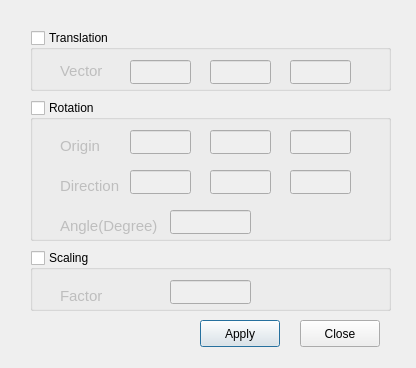
<?xml version="1.0" encoding="UTF-8"?>
<ui version="4.0">
 <class>MCCADGUI_TransformDialog</class>
 <widget class="QDialog" name="MCCADGUI_TransformDialog">
  <property name="geometry">
   <rect>
    <x>0</x>
    <y>0</y>
    <width>416</width>
    <height>368</height>
   </rect>
  </property>
  <property name="sizePolicy">
   <sizepolicy hsizetype="Minimum" vsizetype="Minimum">
    <horstretch>0</horstretch>
    <verstretch>0</verstretch>
   </sizepolicy>
  </property>
  <property name="minimumSize">
   <size>
    <width>220</width>
    <height>10</height>
   </size>
  </property>
  <property name="baseSize">
   <size>
    <width>0</width>
    <height>0</height>
   </size>
  </property>
  <property name="windowTitle">
   <string>Transformation</string>
  </property>
  <widget class="QGroupBox" name="gb_tsl">
   <property name="geometry">
    <rect>
     <x>30</x>
     <y>30</y>
     <width>361</width>
     <height>61</height>
    </rect>
   </property>
   <property name="title">
    <string>Translation</string>
   </property>
   <property name="checkable">
    <bool>true</bool>
   </property>
   <property name="checked">
    <bool>false</bool>
   </property>
   <widget class="QLabel" name="label_2">
    <property name="geometry">
     <rect>
      <x>30</x>
      <y>30</y>
      <width>51</width>
      <height>21</height>
     </rect>
    </property>
    <property name="font">
     <font>
      <pointsize>11</pointsize>
     </font>
    </property>
    <property name="text">
     <string>Vector</string>
    </property>
   </widget>
   <widget class="QLineEdit" name="le_tsl_x">
    <property name="geometry">
     <rect>
      <x>100</x>
      <y>30</y>
      <width>61</width>
      <height>24</height>
     </rect>
    </property>
   </widget>
   <widget class="QLineEdit" name="le_tsl_y">
    <property name="geometry">
     <rect>
      <x>180</x>
      <y>30</y>
      <width>61</width>
      <height>24</height>
     </rect>
    </property>
   </widget>
   <widget class="QLineEdit" name="le_tsl_z">
    <property name="geometry">
     <rect>
      <x>260</x>
      <y>30</y>
      <width>61</width>
      <height>24</height>
     </rect>
    </property>
   </widget>
  </widget>
  <widget class="QPushButton" name="Btn_apply">
   <property name="geometry">
    <rect>
     <x>200</x>
     <y>320</y>
     <width>80</width>
     <height>27</height>
    </rect>
   </property>
   <property name="text">
    <string>Apply</string>
   </property>
  </widget>
  <widget class="QPushButton" name="Btn_close">
   <property name="geometry">
    <rect>
     <x>300</x>
     <y>320</y>
     <width>80</width>
     <height>27</height>
    </rect>
   </property>
   <property name="text">
    <string>Close</string>
   </property>
  </widget>
  <widget class="QGroupBox" name="gb_scl">
   <property name="geometry">
    <rect>
     <x>30</x>
     <y>250</y>
     <width>361</width>
     <height>61</height>
    </rect>
   </property>
   <property name="title">
    <string>Scaling</string>
   </property>
   <property name="checkable">
    <bool>true</bool>
   </property>
   <property name="checked">
    <bool>false</bool>
   </property>
   <widget class="QLabel" name="label_10">
    <property name="geometry">
     <rect>
      <x>30</x>
      <y>30</y>
      <width>111</width>
      <height>31</height>
     </rect>
    </property>
    <property name="font">
     <font>
      <pointsize>11</pointsize>
     </font>
    </property>
    <property name="text">
     <string>Factor</string>
    </property>
   </widget>
   <widget class="QLineEdit" name="le_scl_ft">
    <property name="geometry">
     <rect>
      <x>140</x>
      <y>30</y>
      <width>81</width>
      <height>24</height>
     </rect>
    </property>
   </widget>
  </widget>
  <widget class="QGroupBox" name="gb_rt">
   <property name="geometry">
    <rect>
     <x>30</x>
     <y>100</y>
     <width>361</width>
     <height>141</height>
    </rect>
   </property>
   <property name="title">
    <string>Rotation</string>
   </property>
   <property name="checkable">
    <bool>true</bool>
   </property>
   <property name="checked">
    <bool>false</bool>
   </property>
   <widget class="QLabel" name="label_7">
    <property name="geometry">
     <rect>
      <x>30</x>
      <y>30</y>
      <width>61</width>
      <height>31</height>
     </rect>
    </property>
    <property name="font">
     <font>
      <pointsize>11</pointsize>
     </font>
    </property>
    <property name="text">
     <string>Origin</string>
    </property>
   </widget>
   <widget class="QLineEdit" name="le_rt_org_z">
    <property name="geometry">
     <rect>
      <x>260</x>
      <y>30</y>
      <width>61</width>
      <height>24</height>
     </rect>
    </property>
   </widget>
   <widget class="QLineEdit" name="le_rt_org_y">
    <property name="geometry">
     <rect>
      <x>180</x>
      <y>30</y>
      <width>61</width>
      <height>24</height>
     </rect>
    </property>
   </widget>
   <widget class="QLineEdit" name="le_rt_org_x">
    <property name="geometry">
     <rect>
      <x>100</x>
      <y>30</y>
      <width>61</width>
      <height>24</height>
     </rect>
    </property>
   </widget>
   <widget class="QLineEdit" name="le_rt_dir_y">
    <property name="geometry">
     <rect>
      <x>180</x>
      <y>70</y>
      <width>61</width>
      <height>24</height>
     </rect>
    </property>
   </widget>
   <widget class="QLineEdit" name="le_rt_dir_z">
    <property name="geometry">
     <rect>
      <x>260</x>
      <y>70</y>
      <width>61</width>
      <height>24</height>
     </rect>
    </property>
   </widget>
   <widget class="QLineEdit" name="le_rt_dir_x">
    <property name="geometry">
     <rect>
      <x>100</x>
      <y>70</y>
      <width>61</width>
      <height>24</height>
     </rect>
    </property>
   </widget>
   <widget class="QLabel" name="label_8">
    <property name="geometry">
     <rect>
      <x>30</x>
      <y>70</y>
      <width>71</width>
      <height>31</height>
     </rect>
    </property>
    <property name="font">
     <font>
      <pointsize>11</pointsize>
     </font>
    </property>
    <property name="text">
     <string>Direction</string>
    </property>
   </widget>
   <widget class="QLabel" name="label_9">
    <property name="geometry">
     <rect>
      <x>30</x>
      <y>110</y>
      <width>111</width>
      <height>31</height>
     </rect>
    </property>
    <property name="font">
     <font>
      <pointsize>11</pointsize>
     </font>
    </property>
    <property name="text">
     <string>Angle(Degree)</string>
    </property>
   </widget>
   <widget class="QLineEdit" name="le_rt_ang">
    <property name="geometry">
     <rect>
      <x>140</x>
      <y>110</y>
      <width>81</width>
      <height>24</height>
     </rect>
    </property>
   </widget>
  </widget>
 </widget>
 <resources/>
 <connections/>
</ui>
